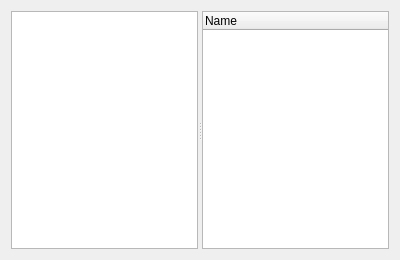
<?xml version="1.0" encoding="UTF-8"?>
<ui version="4.0">
 <class>SplitterDialog</class>
 <widget class="QDialog" name="SplitterDialog">
  <property name="geometry">
   <rect>
    <x>0</x>
    <y>0</y>
    <width>400</width>
    <height>260</height>
   </rect>
  </property>
  <property name="windowTitle">
   <string>Splitter horizontal</string>
  </property>
  <layout class="QVBoxLayout" name="verticalLayout">
   <item>
    <widget class="QSplitter" name="splitter">
     <property name="orientation">
      <enum>Qt::Orientation::Horizontal</enum>
     </property>
     <widget class="QListWidget" name="leftList"/>
     <widget class="QTreeWidget" name="rightTree">
      <column>
       <property name="text">
        <string>Name</string>
       </property>
      </column>
     </widget>
    </widget>
   </item>
  </layout>
 </widget>
</ui>
